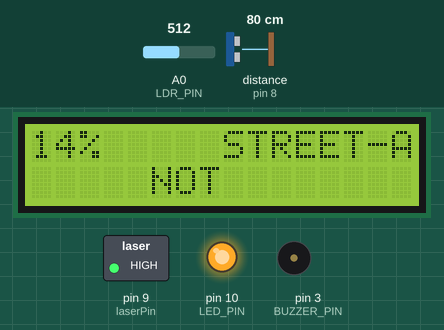
Recording of a sketch running on a simulated Arduino Uno, built with avr-gcc and run on an emulated ATmega328P. Parts: 16×2 character LCD, switched loads named in the sketch (green lamp = pin HIGH), output pins drawn as LEDs (lit = HIGH), buzzer (waves = sounding). Wiring (inferred from the names in the program): ultrasonic range finder: trigger pin 7; echo pin 8. Inputs (shaded band) come from the test bench; at power-on: distance to the obstacle (sensor on pin 8) 80 cm, A0 (LDR_PIN) = 512. The echo pulse lasts 58.3 µs per cm; pins used as bus, display or sensor lines are not drawn.

Above: at 1.2 s.
1.3 s: distance to the obstacle (sensor on pin 8) set to 11 cm
At 2.4 s:
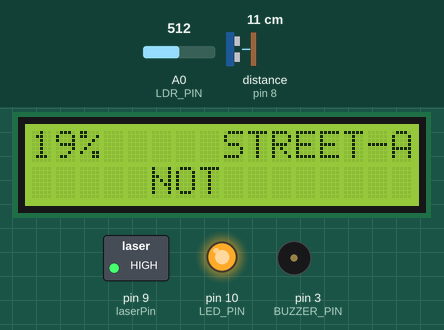
3.6 s: distance to the obstacle (sensor on pin 8) set to 8 cm
At 4.7 s:
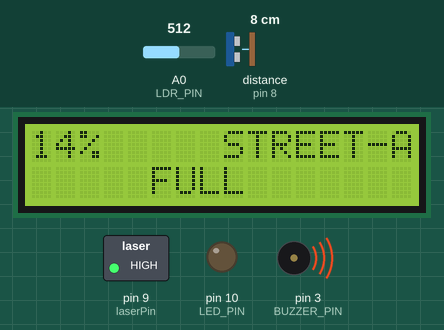
5.6 s: distance to the obstacle (sensor on pin 8) set to 4 cm
At 6.9 s:
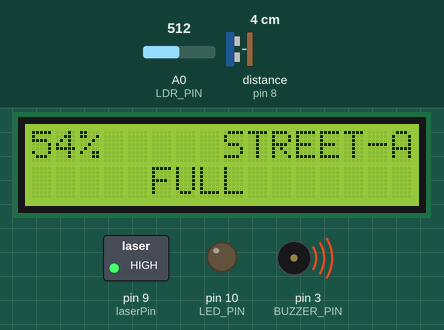
Timing chart, 0 to 8.6 s (numbered marks = the images above; inputs shaded):
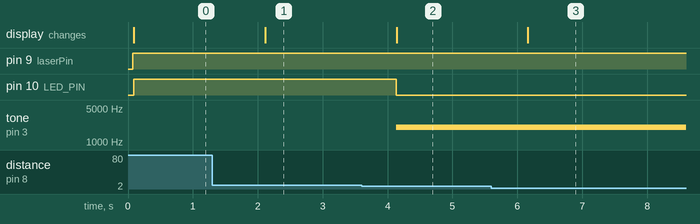

The sketch:

combof_lcd_buzz.ino
```cpp
#include <Wire.h>
#include <LiquidCrystal_I2C.h>

// Set the LCD address to 0x27 for a 16 chars and 2 line display
LiquidCrystal_I2C lcd(0x27, 16, 2);
const int BUZZER_PIN = 3;
const int trigPin = 7;
const int echoPin = 8;
const int laserPin = 9;
const int LED_PIN = 10;
const int LDR_PIN = A0;


const int DISTANCE_THRESHOLD = 10;
//const int empty = 70;
const int lengthofdustbin = 17;
//const int lengthofdustbinn = 40;
int duration_us, distance_cm , distance_m,percentage;

void setup() {
  lcd.init();
  lcd.backlight();
  pinMode(trigPin, OUTPUT);
  pinMode(echoPin, INPUT);
  pinMode(BUZZER_PIN, OUTPUT);
  pinMode(laserPin, OUTPUT);
  pinMode(LED_PIN, OUTPUT);

  lcd.setCursor(7, 0);
  lcd.print(" STREET-A");
}

void loop() {

  digitalWrite(laserPin, HIGH);
  digitalWrite(trigPin, HIGH);
  delayMicroseconds(10);
  digitalWrite(trigPin, LOW);
  int sensorValue = analogRead(LDR_PIN);
  //delay(500);
  duration_us = pulseIn(echoPin, HIGH);
  distance_cm = 0.018 * duration_us;
  percentage = (distance_cm*100)/56;
  lcd.setCursor(0, 0);
//  lcd.print(distance_cm);
  lcd.print(percentage);
  lcd.setCursor(2, 0);
  lcd.print("%");
 // delay(2000);

  if(distance_cm < DISTANCE_THRESHOLD /*and sensorValue < 400*/ ) {
    tone(BUZZER_PIN,2000);
    digitalWrite(LED_PIN, LOW);
    digitalWrite(laserPin, HIGH);
    lcd.setCursor(5, 1);
    lcd.print("FULL");
  }
  //else if(distance_cm <  empty && distance_cm > DISTANCE_THRESHOLD){
   // tone(BUZZER_PIN, 500);
   // lcd.setCursor(5, 1);
   // lcd.print("Empty");
  //}
   //else if(distance_cm >= lengthofdustbinn and distance_cm <= lengthofdustbin
//   ){
//    tone(BUZZER_PIN, 500);
//    lcd.setCursor(5, 1);
//    lcd.print("Empty");
//  }
  else {
    noTone(BUZZER_PIN);
    lcd.setCursor(5, 1);
    lcd.print("NOT  ");
    digitalWrite(LED_PIN, HIGH);
    //lcd.setCursor(1, 3);
    //lcd.print(sensorValue);
  }

  delay(1000);
}
```

Measured:
- the behaviour switches between 10 and 9 cm on distance to the obstacle (sensor on pin 8) (found by bisection; images 1 and 2)
- after the input at 1.3 s, the display: changes after 0.82 s (image 1)
- after the input at 3.6 s, pin 10 (LED_PIN): HIGH → LOW after 0.53 s; tone on pin 3 (BUZZER_PIN): silent → 2000 Hz after 0.53 s; the display: changes after 0.54 s (image 2)
- after the input at 5.6 s, the display: changes after 0.56 s (image 3)
